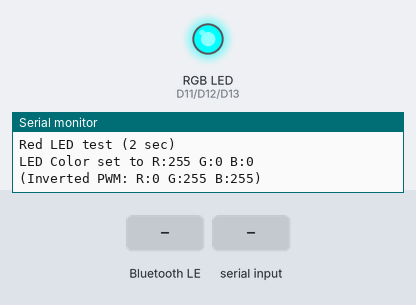
Bench run of a sketch on a simulated Arduino Nano 33 IoT. Shown: an RGB LED mixed from three pins (HIGH = lit), the last lines printed to the serial monitor. The inputs (shaded band) are chosen by the test bench. Nothing arrives over Bluetooth unless stated; a phone connects over Bluetooth LE 3 s after start.

Above: at 0.1 s.
At 7.2 s:
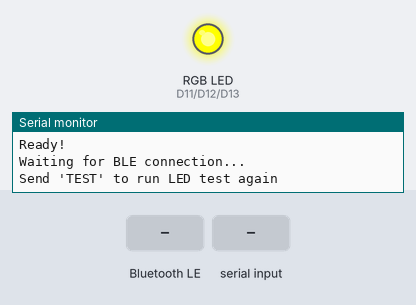
7.3 s: Bluetooth LE write "START:" received
At 9.4 s:
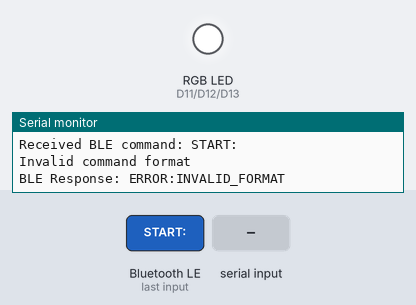
10.3 s: "STOP:1\n" received over Serial
11.8 s: Bluetooth LE write "STOP" received
13.3 s: "STATUS:1\n" received over Serial
14.8 s: Bluetooth LE write "STATUS" received
16.3 s: "TEST:1\n" received over Serial
Timing chart, 0 to 18.8 s (numbered marks = the images above; inputs shaded):
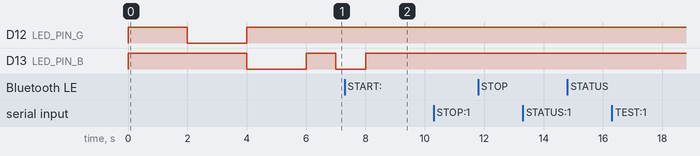

The sketch:

MySkinLED_XiaoBLE.ino
```cpp
/*
 * MySkin LED Mask Controller for Seeed Xiao BLE (nRF52840)
 *
 * This sketch controls RGB LED strips for skin therapy
 * Supports RED (630nm), BLUE (415nm), and GOLD (590nm) modes
 *
 * Hardware Setup:
 * - Seeed Xiao BLE (nRF52840)
 * - RGB LED Strip (WS2812B or similar) on D10 (or any GPIO pin)
 * - Alternative: Separate LED pins for R, G, B
 *
 * BLE Service UUID: 0000ffe0-0000-1000-8000-00805f9b34fb
 * BLE Characteristic UUID: 0000ffe1-0000-1000-8000-00805f9b34fb
 *
 * Commands: "START:MODE:DURATION"
 * Example: "START:RED:20" (Red mode for 20 minutes)
 */

#include <ArduinoBLE.h>

// Pin Definitions (Seeed Xiao BLE Sense Plus - Onboard RGB LED)
// 실제 핀맵: https://wiki.seeedstudio.com/XIAO_BLE/#hardware-overview
#define LED_PIN_R 11   // Red LED (actual pin)
#define LED_PIN_G 12   // Green LED (actual pin)
#define LED_PIN_B 13   // Blue LED (actual pin)
#define STATUS_LED LED_BUILTIN  // 내장 상태 LED

// BLE Service and Characteristic
BLEService ledService("0000FFE0-0000-1000-8000-00805F9B34FB");
BLEStringCharacteristic commandCharacteristic("0000FFE1-0000-1000-8000-00805F9B34FB",
                                               BLEWrite | BLERead | BLENotify, 100);

// LED Mode RGB values (0-255)
struct LEDMode {
  String name;
  int r, g, b;
};

LEDMode modes[3] = {
  {"RED", 255, 0, 0},      // 630nm equivalent (주름, 탄력)
  {"BLUE", 0, 0, 255},     // 415nm equivalent (여드름, 모공)
  {"GOLD", 255, 215, 0}    // 590nm equivalent (미백, 색소침착)
};

// State variables
String currentMode = "OFF";
unsigned long therapyDuration = 0;  // in milliseconds
unsigned long therapyStartTime = 0;
bool therapyActive = false;

// Function prototypes
void setupPins();
void setupBLE();
void processCommand(String cmd, bool isBLE);
void sendResponse(String response, bool isBLE);
void setLEDColor(int r, int g, int b);
void startTherapy(String mode, int durationMin);
void stopTherapy();
void updateTherapy();
void blinkStatusLED();

void setup() {
  Serial.begin(115200);
  while (!Serial && millis() < 3000); // Wait for Serial (max 3s)

  Serial.println("MySkin LED Mask - Xiao BLE");
  Serial.println("Initializing...");

  setupPins();

  // LED 하드웨어 테스트
  Serial.println("Testing LEDs...");
  Serial.println("Red LED test (2 sec)");
  setLEDColor(255, 0, 0);
  delay(2000);

  Serial.println("Green LED test (2 sec)");
  setLEDColor(0, 255, 0);
  delay(2000);

  Serial.println("Blue LED test (2 sec)");
  setLEDColor(0, 0, 255);
  delay(2000);

  Serial.println("All OFF");
  setLEDColor(0, 0, 0);

  setupBLE();

  Serial.println("Ready!");
  Serial.println("Waiting for BLE connection...");
  Serial.println("Send 'TEST' to run LED test again");
}

void loop() {
  // Check for Serial commands (USB connection)
  if (Serial.available() > 0) {
    String command = Serial.readStringUntil('\n');
    command.trim();
    if (command.length() > 0) {
      Serial.print("Serial command received: ");
      Serial.println(command);
      processCommand(command, false);
    }
  }

  // Poll BLE central
  BLEDevice central = BLE.central();

  if (central) {
    Serial.print("Connected to central: ");
    Serial.println(central.address());
    digitalWrite(STATUS_LED, HIGH);

    while (central.connected()) {
      // Check for Serial commands even during BLE connection
      if (Serial.available() > 0) {
        String command = Serial.readStringUntil('\n');
        command.trim();
        if (command.length() > 0) {
          Serial.print("Serial command received: ");
          Serial.println(command);
          processCommand(command, false);
        }
      }

      // Check for incoming BLE command
      if (commandCharacteristic.written()) {
        String command = commandCharacteristic.value();
        Serial.print("Received BLE command: ");
        Serial.println(command);
        processCommand(command, true);
      }

      // Update therapy state
      updateTherapy();

      delay(100);
    }

    // Central disconnected
    Serial.print("Disconnected from central: ");
    Serial.println(central.address());
    digitalWrite(STATUS_LED, LOW);
    stopTherapy();
  } else {
    // No BLE connection - check serial and update therapy
    updateTherapy();
    blinkStatusLED();
    delay(100);
  }
}

void setupPins() {
  pinMode(LED_PIN_R, OUTPUT);
  pinMode(LED_PIN_G, OUTPUT);
  pinMode(LED_PIN_B, OUTPUT);
  pinMode(STATUS_LED, OUTPUT);

  // Turn off all LEDs initially
  setLEDColor(0, 0, 0);
  digitalWrite(STATUS_LED, LOW);
}

void setupBLE() {
  if (!BLE.begin()) {
    Serial.println("Starting BLE failed!");
    while (1) {
      digitalWrite(STATUS_LED, HIGH);
      delay(100);
      digitalWrite(STATUS_LED, LOW);
      delay(100);
    }
  }

  // Set device name
  BLE.setLocalName("MySkin_LED_Mask");
  BLE.setDeviceName("MySkin_LED_Mask");

  // Set advertised service
  BLE.setAdvertisedService(ledService);

  // Add characteristic to service
  ledService.addCharacteristic(commandCharacteristic);

  // Add service
  BLE.addService(ledService);

  // Set initial value
  commandCharacteristic.writeValue("READY");

  // Start advertising
  BLE.advertise();

  Serial.println("BLE LED Service started");
  Serial.println("Device name: MySkin_LED_Mask");
}

// Unified command processing function
void processCommand(String cmd, bool isBLE) {
  cmd.trim();
  cmd.toUpperCase();

  String response = "";

  // Command format: "START:MODE:DURATION"
  if (cmd.startsWith("START:")) {
    int firstColon = cmd.indexOf(':');
    int secondColon = cmd.indexOf(':', firstColon + 1);

    if (secondColon > 0) {
      String mode = cmd.substring(firstColon + 1, secondColon);
      int duration = cmd.substring(secondColon + 1).toInt();

      mode.trim();

      if (duration > 0 && duration <= 60) {  // Max 60 minutes
        startTherapy(mode, duration);
        response = "OK:STARTED:" + mode + ":" + String(duration);
      } else {
        response = "ERROR:INVALID_DURATION";
        Serial.println("Invalid duration (must be 1-60 minutes)");
      }
    } else {
      response = "ERROR:INVALID_FORMAT";
      Serial.println("Invalid command format");
    }
  }
  else if (cmd == "STOP") {
    stopTherapy();
    response = "OK:STOPPED";
  }
  else if (cmd == "STATUS") {
    if (therapyActive) {
      unsigned long elapsed = (millis() - therapyStartTime) / 1000;
      unsigned long remaining = (therapyDuration / 1000) - elapsed;
      response = "ACTIVE:" + currentMode + ":" + String(remaining);
    } else {
      response = "IDLE";
    }
  }
  else if (cmd == "TEST") {
    // LED 하드웨어 테스트
    Serial.println("Running LED test sequence...");
    setLEDColor(255, 0, 0);
    delay(1000);
    setLEDColor(0, 255, 0);
    delay(1000);
    setLEDColor(0, 0, 255);
    delay(1000);
    setLEDColor(255, 215, 0);
    delay(1000);
    setLEDColor(0, 0, 0);
    response = "OK:TEST_COMPLETED";
  }
  else {
    response = "ERROR:UNKNOWN_COMMAND";
    Serial.println("Unknown command: " + cmd);
  }

  // Send response
  sendResponse(response, isBLE);
}

// Send response via BLE or Serial
void sendResponse(String response, bool isBLE) {
  if (isBLE) {
    // Send via BLE
    commandCharacteristic.writeValue(response);
    Serial.println("BLE Response: " + response);
  } else {
    // Send via Serial
    Serial.println(response);
  }
}

void startTherapy(String mode, int durationMin) {
  Serial.print("Starting therapy: ");
  Serial.print(mode);
  Serial.print(" for ");
  Serial.print(durationMin);
  Serial.println(" minutes");

  mode.toUpperCase();
  bool modeFound = false;

  // Find matching mode
  for (int i = 0; i < 3; i++) {
    if (modes[i].name == mode) {
      setLEDColor(modes[i].r, modes[i].g, modes[i].b);
      currentMode = mode;
      therapyDuration = durationMin * 60000UL;  // Convert to milliseconds
      therapyStartTime = millis();
      therapyActive = true;
      modeFound = true;
      break;
    }
  }

  if (!modeFound) {
    Serial.println("Invalid mode: " + mode);
  }
}

void stopTherapy() {
  Serial.println("Stopping therapy");
  therapyActive = false;
  currentMode = "OFF";
  setLEDColor(0, 0, 0);
}

void updateTherapy() {
  if (!therapyActive) return;

  unsigned long elapsed = millis() - therapyStartTime;

  if (elapsed >= therapyDuration) {
    Serial.println("Therapy completed!");

    // Send completion notification via BLE if connected
    BLEDevice central = BLE.central();
    if (central && central.connected()) {
      commandCharacteristic.writeValue("COMPLETED");
    }

    stopTherapy();

    // Blink to indicate completion
    for (int i = 0; i < 3; i++) {
      digitalWrite(STATUS_LED, HIGH);
      delay(200);
      digitalWrite(STATUS_LED, LOW);
      delay(200);
    }
  }
}

void setLEDColor(int r, int g, int b) {
  // Seeed Xiao BLE Sense Plus는 공통 양극(Common Anode) RGB LED
  // PWM 값을 반전해야 함: 0 = 켜짐, 255 = 꺼짐
  analogWrite(LED_PIN_R, 255 - r);
  analogWrite(LED_PIN_G, 255 - g);
  analogWrite(LED_PIN_B, 255 - b);

  Serial.print("LED Color set to R:");
  Serial.print(r);
  Serial.print(" G:");
  Serial.print(g);
  Serial.print(" B:");
  Serial.println(b);
  Serial.print("(Inverted PWM: R:");
  Serial.print(255 - r);
  Serial.print(" G:");
  Serial.print(255 - g);
  Serial.print(" B:");
  Serial.print(255 - b);
  Serial.println(")");
}

void blinkStatusLED() {
  static unsigned long lastBlink = 0;
  static bool ledState = false;

  if (millis() - lastBlink > 1000) {
    ledState = !ledState;
    digitalWrite(STATUS_LED, ledState);
    lastBlink = millis();
  }
}
```
